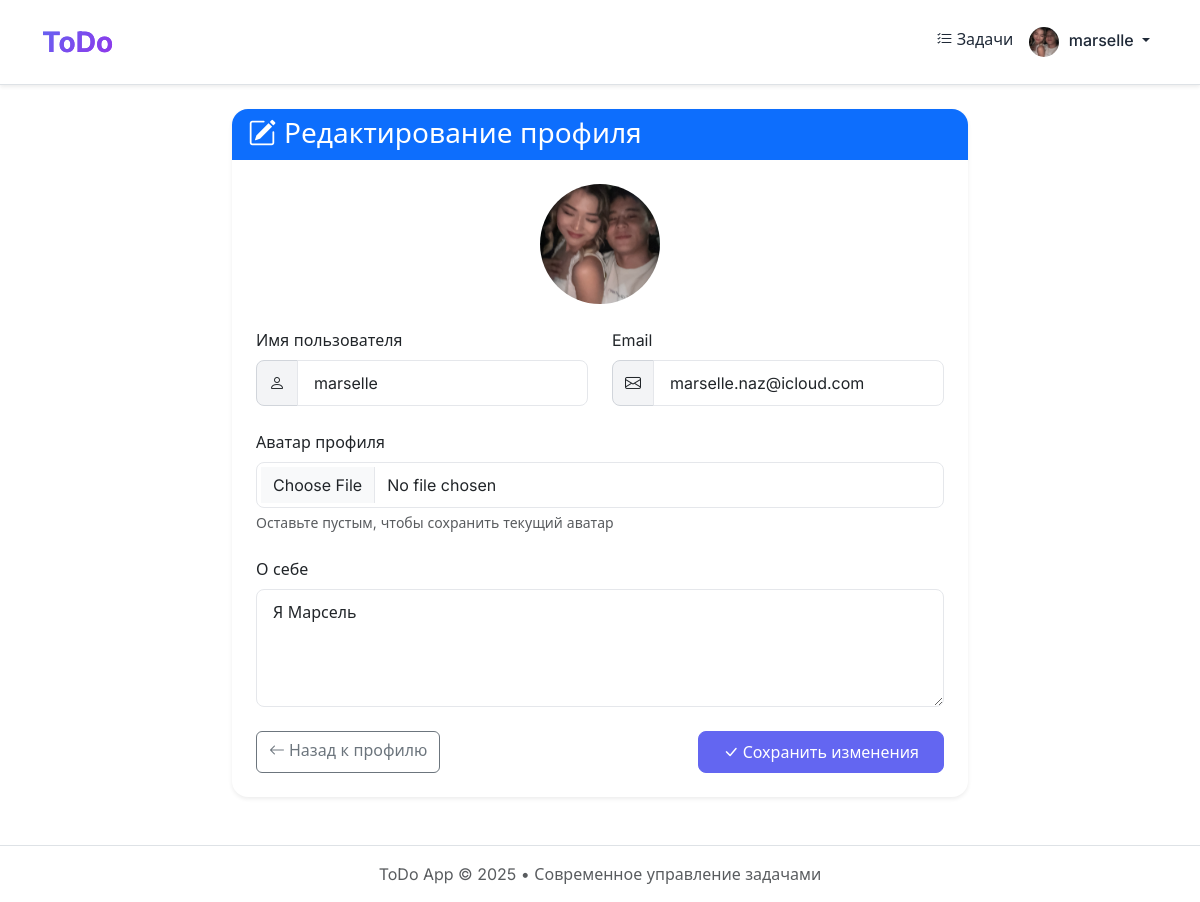
The page /edit_profile/ (signed in) on the database its author committed.
### main/models.py (models this page shows)
class CustomUser(AbstractUser):
    image = models.ImageField(
         upload_to='profile_images/',
         blank=True, null=True,
         verbose_name="Изображение профиля"
    )
    bio = models.TextField(
        blank=True, null=True,
        verbose_name="Биография"
    )
    class Meta:
        verbose_name = "Пользователь"
        verbose_name_plural = "Пользователи"
        ordering = ['username']

### main/views.py (the view, shortened to what this page needs)
# urls.py: path('edit_profile/', views.user_edit_profile, name='edit_profile'),
@login_required(login_url='login')
def user_edit_profile(request):
    return render(request, 'auth/edit_profile.html')

### templates/auth/edit_profile.html (shortened to what this page needs)
{% extends 'base.html' %}
{% load static %}
{% block content %}
<div class="row justify-content-center">
    <div class="col-lg-8">
        <div class="card shadow-sm">
            <div class="card-header bg-primary text-white">
                <h1 class="h3 mb-0"><i class="bi bi-pencil-square me-2"></i>Редактирование профиля</h1>
            </div>
            <div class="card-body p-4">
                <form method="post" enctype="multipart/form-data">
                    <div class="text-center mb-4">
                        {% if request.user.image %}
                            <div style="width:120px; height:120px; overflow:hidden; border-radius:50%; margin:0 auto 1rem auto; display:flex; align-items:center; justify-content:center;">
                                <img src="{{ request.user.image.url }}" alt="{{ request.user.username }}" style="object-fit:cover; width:100%; height:100%;">
                            </div>
                        {% else %}
                            <div class="img-profile-placeholder rounded-circle mb-3 mx-auto d-flex align-items-center justify-content-center" style="width: 120px; height: 120px; background-color: #6f42c1; color: white; font-size: 3rem;">
                                {{ request.user.username|slice:":1"|upper }}
                            </div>
                        {% endif %}
                    </div>
                    <div class="row mb-4">
                        <div class="col-md-6 mb-3 mb-md-0">
                            <label for="username" class="form-label">Имя пользователя</label>
                            <div class="input-group">
                                <span class="input-group-text"><i class="bi bi-person"></i></span>
                                <input type="text" class="form-control" id="username" name="username" value="{{ request.user.username }}" required>
                            </div>
                        </div>
                        <div class="col-md-6">
                            <label for="email" class="form-label">Email</label>
                            <div class="input-group">
                                <span class="input-group-text"><i class="bi bi-envelope"></i></span>
                                <input type="email" class="form-control" id="email" name="email" value="{{ request.user.email }}" required>
                            </div>
                        </div>
                    </div>
                    <div class="mb-4">
                        <label for="image" class="form-label">Аватар профиля</label>
                        <input type="file" class="form-control" id="image" name="image" accept="image/*">
                        <div class="form-text">Оставьте пустым, чтобы сохранить текущий аватар</div>
                    </div>
                    <div class="mb-4">
                        <label for="bio" class="form-label">О себе</label>
                        <textarea class="form-control" id="bio" name="bio" rows="4">{{ request.user.bio }}</textarea>
                    </div>
                    <div class="d-flex justify-content-between">
                        <a href="{% url 'profile' %}" class="btn btn-outline-secondary">
                            <i class="bi bi-arrow-left me-1"></i>Назад к профилю
                        </a>
                        <button type="submit" class="btn btn-primary">
                            <i class="bi bi-check-lg me-1"></i>Сохранить изменения
                        </button>
                    </div>
                </form>
            </div>
        </div>
    </div>
</div>
{% endblock %}

### templates/base.html (shortened to what this page needs)
{% load static %}
<!DOCTYPE html>
<html lang="ru">
<head>
    <link rel="stylesheet" href="https://cdn.jsdelivr.net/npm/bootstrap@5.3.3/dist/css/bootstrap.min.css">
    <link rel="stylesheet" href="https://cdn.jsdelivr.net/npm/bootstrap-icons@1.11.3/font/bootstrap-icons.css">
    <link rel="stylesheet" href="{% static 'css/style.css' %}">
</head>
<body class="animate-fade-in">
    <header class="py-3 mb-4 border-bottom bg-white shadow-sm sticky-top animate-slide-down">
        <div class="container">
            <nav class="navbar navbar-expand-lg p-0">
                <a href="{% url 'todo_list' %}" class="navbar-brand d-flex align-items-center text-decoration-none">
                    <span class="fs-3 fw-bold" style="background: var(--background-gradient); -webkit-background-clip: text; -webkit-text-fill-color: transparent;">ToDo</span>
                </a>
                {% if user.is_authenticated %}
                <div class="collapse navbar-collapse" id="navbarContent">
                    <ul class="navbar-nav ms-auto">
                        <li class="nav-item">
                            <a class="nav-link" href="{% url 'todo_list' %}"><i class="bi bi-list-check"></i> Задачи</a>
                        </li>
                        <li class="nav-item dropdown">
                            <a class="nav-link dropdown-toggle" href="#" role="button" data-bs-toggle="dropdown" aria-expanded="false">
                                {% if user.image %}
                                    <div style="width:30px; height:30px; overflow:hidden; border-radius:50%; display:inline-flex; align-items:center; justify-content:center; vertical-align:middle; margin-right:5px;">
                                        <img src="{{ user.image.url }}" alt="{{ user.username }}" style="object-fit:cover; width:100%; height:100%;">
                                    </div>
                                {% else %}
                                    <span style="width:30px; height:30px; overflow:hidden; border-radius:50%; display:inline-flex; align-items:center; justify-content:center; vertical-align:middle; margin-right:5px; background-color:#6f42c1; color:white; font-size:0.875rem;">
                                        {{ user.username|slice:":1"|upper }}
                                    </span>
                                {% endif %}
                                <span class="d-lg-inline d-none">{{ user.username }}</span>
                            </a>
                        </li>
                    </ul>
                </div>
                {% endif %}
            </nav>
        </div>
    </header>
    <div class="container mb-5">
        <div class="animate-fade-in">
            {% block content %}{% endblock %}
        </div>
    </div>
    <footer class="footer mt-auto py-3 bg-white border-top">
        <div class="container text-center">
            <p class="text-muted mb-0">ToDo App &copy; 2025 • Современное управление задачами</p>
        </div>
    </footer>
</body>
</html>

### static/css/style.css (style rules this page uses)
:root { --primary-color: #6366f1; --primary-hover: #4f46e5; --secondary-color: #9333ea; --text-color: #1f2937; --text-light: #6b7280; --background-color: #f3f4f6; --background-gradient: linear-gradient(135deg, #6366f1, #9333ea); --success-color: #10b981; --danger-color: #ef4444; --warning-color: #f59e0b; --border-color: #e5e7eb; --box-shadow: 0 10px 15px -3px rgba(0, 0, 0, 0.1), 0 4px 6px -2px rgba(0, 0, 0, 0.05); --transition: all 0.3s ease; }
body { font-family: 'Inter', sans-serif; background-color: var(--background-color); color: var(--text-color); line-height: 1.5; }
.animate-fade-in { animation: fadeIn 0.6s ease-in-out; }
.animate-slide-down { animation: slideDown 0.5s ease-out; }
body { min-height: 100vh; display: flex; flex-direction: column; margin: 0; background-color: var(--light-gray); font-family: 'Inter', 'Segoe UI', Arial, sans-serif; color: var(--text-primary); }
.footer { margin-top: auto; }
.card { background: white; border-radius: 1rem; box-shadow: 0 4px 6px -1px rgba(0, 0, 0, 0.1), 0 2px 4px -1px rgba(0, 0, 0, 0.06); transition: var(--transition); border: none; overflow: hidden; }
.card-header { background-color: rgba(var(--bs-primary-rgb), 0.1); border-bottom: 1px solid rgba(var(--bs-primary-rgb), 0.1); }
.btn-primary { background: var(--primary-color); border-color: var(--primary-color); color: white; padding: 0.5rem 1.5rem; border-radius: 0.5rem; font-weight: 500; transition: var(--transition); }
.form-control { border-radius: 0.5rem; padding: 0.625rem 1rem; border: 1px solid var(--border-color); transition: var(--transition); }
.input-group-text { border-radius: 0.5rem; background-color: #f3f4f6; border: 1px solid #d1d5db; }
.navbar { padding: 0.5rem 1rem; }
.navbar-brand { font-weight: 700; font-size: 1.5rem; background: var(--background-gradient); -webkit-background-clip: text; -webkit-text-fill-color: transparent; }
.nav-link { font-weight: 500; color: var(--text-color); padding: 0.5rem 1rem; transition: var(--transition); border-radius: 0.375rem; }

### rows shown on the page
CustomUser: image (picture), username "marselle", user.image (picture), email "marselle.naz@icloud.com", bio "Я Марсель"
